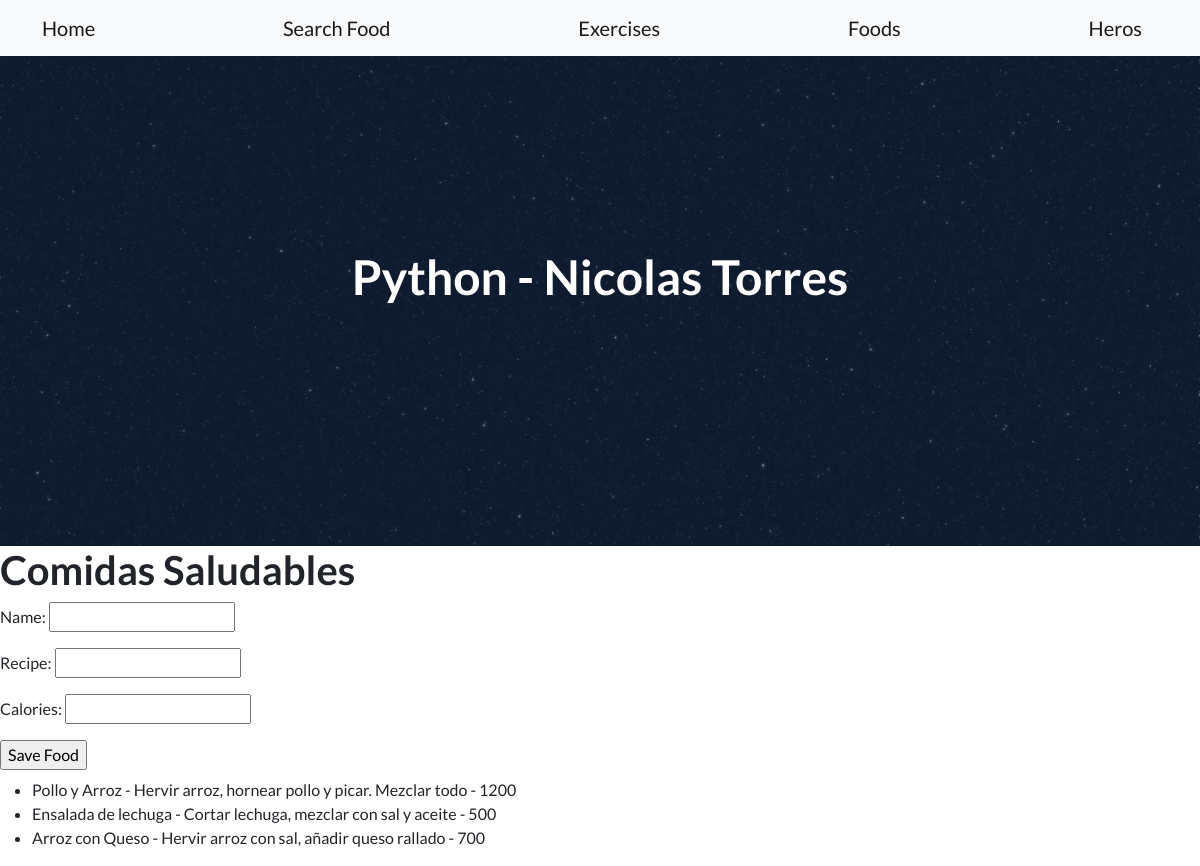
Screenshot of /AppFitLife/foods/ with the database file from the repository.
### AppFitLife/models.py (models this page shows, shortened)
class Food(models.Model):
    name=models.CharField(max_length=50)
    recipe=models.CharField(max_length=50)
    calories=models.IntegerField()

### AppFitLife/views.py (the view)
# urls.py: path('foods/', foods, name="foods"),
def foods(request):
    foods= Food.objects.all()
    if request.method=="POST":
        form=FoodsForm(request.POST)
        if form.is_valid():
            info=form.cleaned_data
            name=info["name"]
            recipe=info["recipe"]
            calories=info["calories"]
            food=Food(name=name,recipe=recipe,calories=calories)
            food.save()
            form_foods=FoodsForm()
            return render(request,"AppFitLife/foods.html", {"mensaje":"Food created", "formulario":form_foods})
        else:
            return render(request,"AppFitLife/foods.html", {"mensaje":"Invalid data"})
    else:
        form_foods=FoodsForm()
    return render(request,"AppFitLife/foods.html", {"form":form_foods , "foods": foods})

### AppFitLife/forms.py
class FoodsForm(forms.Form):
    name= forms.CharField(max_length=50)
    recipe= forms.CharField(max_length=50)
    calories=forms.IntegerField()

### AppFitLife/templates/AppFitLife/foods.html (shortened to what this page needs)
{% extends "AppFitLife/parent.html" %}
{% load static %}
{% block title %} Python - Nicolas Torres {% endblock %}
{% block content %}
    <h1>Comidas Saludables</h1>
    <form action="{% url 'foods' %}" method="POST"> {% csrf_token %}
        {{ form.as_p }}
        <input type="submit" value="Save Food">
    </form>
    <ul>
        {% for food in foods %}
            <li>{{ food.name }} - {{food.recipe}} - {{food.calories}}</li>
        {% endfor %}
    </ul>
{% endblock %}

### AppFitLife/templates/AppFitLife/parent.html (shortened to what this page needs)
<!DOCTYPE html>
<html lang="en">
    <head>
        {% load static %}
        <link href="https://cdn.jsdelivr.net/npm/bootstrap-icons@1.5.0/font/bootstrap-icons.css" rel="stylesheet" type="text/css" />
        <link href="{% static 'AppFitLife/css/styles.css' %}" rel="stylesheet" />
    </head>
    <body>
        <nav class="navbar navbar-light bg-light static-top">
            <div class="container">
                <a class="navbar-brand" href="{% url 'index' %}">Home </a>
                <a class="navbar-brand" href="{% url 'searchFood' %}">Search Food</a>
                <a class="navbar-brand" href="{% url 'exercises' %}">Exercises</a>
                <a class="navbar-brand" href="{% url 'foods' %}">Foods</a>
                <a class="navbar-brand" href="{% url 'heroes' %}">Heros</a>
            </div>
        </nav>
        <header class="masthead">
            <div class="container position-relative">
                <div class="row justify-content-center">
                    <div class="col-xl-6">
                        <div class="text-center text-white">
                            <h1 class="mb-5">{% block title %}   {% endblock %}</h1>
                        </div>
                    </div>
                </div>
            </div>
        </header>
        {% block content %}
        {% endblock %}
    </body>
</html>

### rows the page displays
Food: name "Pollo y Arroz", recipe "Hervir arroz, hornear pollo y picar. Mezclar todo", calories "1200"
Food: name "Ensalada de lechuga", recipe "Cortar lechuga, mezclar con sal y aceite", calories "500"
Food: name "Arroz con Queso", recipe "Hervir arroz con sal, añadir queso rallado", calories "700"
